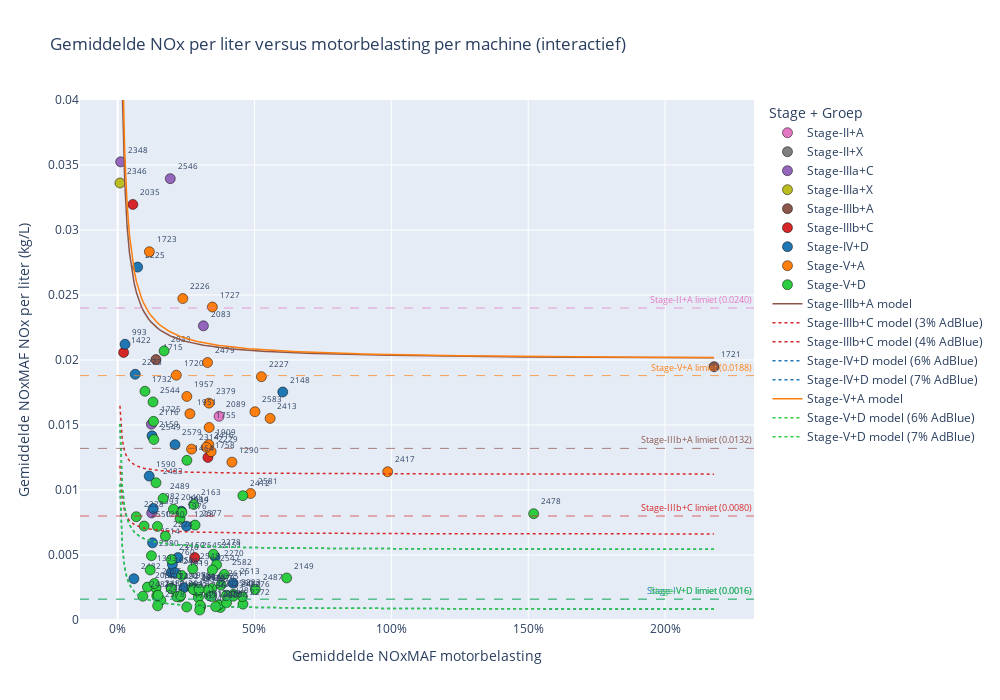

Source (notebook cell):
### Code cell
import plotly.graph_objects as go
import numpy as np

# Build machine-level averages with extra info for hover
machine_info_cols = ["MachineId", "MainGroupLabel", "SubGroupLabel", "BrandLabel",
                     "Pilot", "Power", "ConstructionYear", "EngineClassificationLabel",
                     "Machinegroep", "name"]

# Determine FF sensor supplier per machine (Fleets or GPS Buddy)
# Column exists after re-running SQL; fall back gracefully for old CSVs
has_ff_supplier = "FF_SensorSupplier" in scatter_df.columns

agg_dict = dict(
    avg_motorbelasting=("NOxMAF_motorbelasting", "mean"),
    avg_nox_per_liter=("NOxMAF_NOxPerLiter", "mean"),
    stage_group=("Stage+Groep", "first"),
    n_days=("datekey", "nunique"),
    **{col: (col, "first") for col in machine_info_cols if col != "MachineId"},
)
if has_ff_supplier:
    agg_dict["FF_SensorSupplier"] = ("FF_SensorSupplier", "first")

machine_hover_df = (
    scatter_df.groupby("MachineId")
    .agg(**agg_dict)
    .dropna(subset=["avg_motorbelasting", "avg_nox_per_liter"])
    .reset_index()
)

if not has_ff_supplier:
    machine_hover_df["FF_SensorSupplier"] = "onbekend (herlaad data)"

# Color mapping - reuse palette from cell-11
def rgb_to_hex(rgb):
    if isinstance(rgb, str):
        return rgb
    return "#{:02x}{:02x}{:02x}".format(int(rgb[0]*255), int(rgb[1]*255), int(rgb[2]*255))

hex_palette = {k: rgb_to_hex(v) for k, v in palette.items()}

fig = go.Figure()

# Scatter per stage_group
for sg in sorted(machine_hover_df["stage_group"].unique()):
    sub = machine_hover_df[machine_hover_df["stage_group"] == sg]
    fig.add_trace(go.Scatter(
        x=sub["avg_motorbelasting"],
        y=sub["avg_nox_per_liter"],
        mode="markers+text",
        marker=dict(size=10, color=hex_palette.get(sg, "#888"), line=dict(width=0.5, color="black")),
        text=sub["MachineId"].astype(str),
        textposition="top right",
        textfont=dict(size=8),
        name=sg,
        customdata=np.stack([
            sub["MachineId"].astype(str),
            sub["name"].fillna(""),
            sub["MainGroupLabel"].fillna(""),
            sub["SubGroupLabel"].fillna(""),
            sub["BrandLabel"].fillna(""),
            sub["Pilot"].fillna(""),
            sub["Power"].fillna(0).round(0).astype(int).astype(str),
            sub["ConstructionYear"].fillna(0).astype(int).astype(str),
            sub["EngineClassificationLabel"].fillna(""),
            sub["Machinegroep"].fillna(""),
            sub["n_days"].astype(str),
            (sub["avg_motorbelasting"] * 100).round(1).astype(str),
            (sub["avg_nox_per_liter"] * 1000).round(2).astype(str),
            sub["FF_SensorSupplier"].fillna("geen"),
        ], axis=-1),
        hovertemplate=(
            "<b>Machine %{customdata[0]}</b> – %{customdata[1]}<br>"
            "%{customdata[2]}<br>"
            "%{customdata[3]}<br>"
            "Merk: %{customdata[4]}<br>"
            "Pilot: %{customdata[5]}<br>"
            "Vermogen: %{customdata[6]} kW | Bouwjaar: %{customdata[7]}<br>"
            "Stage: %{customdata[8]} | Groep: %{customdata[9]}<br>"
            "Sensor: %{customdata[13]}<br>"
            "Meetdagen: %{customdata[10]}<br>"
            "<b>Motorbelasting: %{customdata[11]}%</b><br>"
            "<b>NOx/L: %{customdata[12]} g/L</b>"
            "<extra></extra>"
        ),
    ))

# Certification limits + model curves
x_min = machine_hover_df["avg_motorbelasting"].min()
x_max = machine_hover_df["avg_motorbelasting"].max()
grid_min = max(1e-3, x_min)
grid_max = max(grid_min + 1e-3, x_max)
motorbelasting_grid = np.linspace(grid_min, grid_max, 250)

for sg in sorted(machine_hover_df["stage_group"].unique()):
    parts = [p.strip() for p in sg.split("+")]
    if len(parts) != 2 or not parts[0] or not parts[1]:
        continue
    stage_part, machine_group = parts

    # Certification limit
    try:
        limit_value = certification_limit(stage_part, machine_group=machine_group) / 1000
        fig.add_hline(
            y=limit_value, line_dash="dash", line_color=hex_palette.get(sg, "#888"),
            line_width=1, opacity=0.7,
            annotation_text=f"{sg} limiet ({limit_value:.4f})",
            annotation_font_size=9,
            annotation_font_color=hex_palette.get(sg, "#888"),
        )
    except ValueError:
        pass

    # Model curves
    group_key = machine_group.strip().upper()
    adblue_samples = [0.0]
    if group_key == "C":
        adblue_samples = [3.0, 4.0]
    elif group_key == "D":
        adblue_samples = [6.0, 7.0]

    for pct in adblue_samples:
        try:
            poly = nox_per_liter_polynomial(stage_part, machine_group, adblue_pct=pct)
        except ValueError:
            continue
        y_vals = np.array([poly(x) for x in motorbelasting_grid])
        dash = "solid" if pct == 0 else "dot"
        label = f"{sg} model"
        if len(adblue_samples) > 1:
            label += f" ({pct:.0f}% AdBlue)"
        fig.add_trace(go.Scatter(
            x=motorbelasting_grid, y=y_vals, mode="lines",
            line=dict(color=hex_palette.get(sg, "#888"), width=1.5, dash=dash),
            name=label, hoverinfo="skip",
        ))

fig.update_layout(
    title="Gemiddelde NOx per liter versus motorbelasting per machine (interactief)",
    xaxis_title="Gemiddelde NOxMAF motorbelasting",
    yaxis_title="Gemiddelde NOxMAF NOx per liter (kg/L)",
    xaxis_tickformat=".0%",
    yaxis_range=[0, 0.04],
    height=700,
    width=1000,
    legend=dict(title="Stage + Groep"),
    hovermode="closest",
)
fig.show()

### Figure 1 — Plotly figure (JSON) as saved in the notebook; plotly's stock layout.template omitted (floating-point values rounded to 4 significant figures; data arrays with more than 128 entries replaced by an {"elided": "..."} marker saying what was removed)
{"data": [{"customdata": [["2089", "0099", "Asfaltverdichting", "Trilwals", "Bomag", "Ballast Nedam", "98", "2006", "Stage-II", "A", "5", "37.1", "15.67", "FleetsonlineV2"]], "hovertemplate": "<b>Machine %{customdata[0]}</b> – %{customdata[1]}<br>%{customdata[2]}<br>%{customdata[3]}<br>Merk: %{customdata[4]}<br>Pilot: %{customdata[5]}<br>Vermogen: %{customdata[6]} kW | Bouwjaar: %{customdata[7]}<br>Stage: %{customdata[8]} | Groep: %{customdata[9]}<br>Sensor: %{customdata[13]}<br>Meetdagen: %{customdata[10]}<br><b>Motorbelasting: %{customdata[11]}%</b><br><b>NOx/L: %{customdata[12]} g/L</b><extra></extra>", "marker": {"color": "#e377c2", "line": {"color": "black", "width": 0.5}, "size": 10}, "mode": "markers+text", "name": "Stage-II+A", "text": ["2089"], "textfont": {"size": 8}, "textposition": "top right", "type": "scatter", "x": [0.3708], "y": [0.01567]}, {"customdata": [["2610", "304-074", "Rupshijskraan", "Draadkraan vakwerk rups", "Liebherr", "VolkerStaal", "605", "2005", "Stage-II", "X", "12", "3.0", "42.4", "geen"]], "hovertemplate": "<b>Machine %{customdata[0]}</b> – %{customdata[1]}<br>%{customdata[2]}<br>%{customdata[3]}<br>Merk: %{customdata[4]}<br>Pilot: %{customdata[5]}<br>Vermogen: %{customdata[6]} kW | Bouwjaar: %{customdata[7]}<br>Stage: %{customdata[8]} | Groep: %{customdata[9]}<br>Sensor: %{customdata[13]}<br>Meetdagen: %{customdata[10]}<br><b>Motorbelasting: %{customdata[11]}%</b><br><b>NOx/L: %{customdata[12]} g/L</b><extra></extra>", "marker": {"color": "#7f7f7f", "line": {"color": "black", "width": 0.5}, "size": 10}, "mode": "markers+text", "name": "Stage-II+X", "text": ["2610"], "textfont": {"size": 8}, "textposition": "top right", "type": "scatter", "x": [0.02997], "y": [0.0424]}, {"customdata": [["1593", "K9421 Boven", "Mobiele hijskraan", "Torenkraan 4-asser", "Spierings", "Wagenborg", "103", "2018", "Stage-IIIa", "C", "94", "12.4", "8.23", "FleetsonlineV2"], ["2083", "0098", "Asfaltverdichting", "Trilwals", "Bomag", "Ballast Nedam", "99", "2007", "Stage-IIIa", "C", "7", "31.3", "22.63", "FleetsonlineV2"], ["2116", "Kraan 8", "Heistelling", "Heistelling met heihamer", "Junttan", "Voorbij Funderingstechnieken", "280", "2009", "Stage-IIIa", "C", "43", "12.4", "15.06", "FleetsonlineV2"], ["2348", "507-009", "Heistelling", "Boorstelling", "Klemm", "VolkerStaal", "123", "2010", "Stage-IIIa", "C", "1", "1.1", "35.24", "GPS Buddy"], ["2546", "TPK-59-R", "Lader", "Wiellader", "Caterpillar", "Reimert", "90", "2007", "Stage-IIIa", "C", "1", "19.2", "33.95", "GPS Buddy"]], "hovertemplate": "<b>Machine %{customdata[0]}</b> – %{customdata[1]}<br>%{customdata[2]}<br>%{customdata[3]}<br>Merk: %{customdata[4]}<br>Pilot: %{customdata[5]}<br>Vermogen: %{customdata[6]} kW | Bouwjaar: %{customdata[7]}<br>Stage: %{customdata[8]} | Groep: %{customdata[9]}<br>Sensor: %{customdata[13]}<br>Meetdagen: %{customdata[10]}<br><b>Motorbelasting: %{customdata[11]}%</b><br><b>NOx/L: %{customdata[12]} g/L</b><extra></extra>", "marker": {"color": "#9467bd", "line": {"color": "black", "width": 0.5}, "size": 10}, "mode": "markers+text", "name": "Stage-IIIa+C", "text": ["1593", "2083", "2116", "2348", "2546"], "textfont": {"size": 8}, "textposition": "top right", "type": "scatter", "x": [0.1245, 0.3135, 0.1236, 0.01117, 0.1924], "y": [0.00823, 0.02263, 0.01506, 0.03524, 0.03395]}, {"customdata": [["2346", "350-017 ", "Landschapsonderhoud", "Watergang- en slootonderhoudsmachine", "Woltman", "VolkerStaal", "570", "2010", "Stage-IIIa", "X", "2", "0.9", "33.62", "geen"]], "hovertemplate": "<b>Machine %{customdata[0]}</b> – %{customdata[1]}<br>%{customdata[2]}<br>%{customdata[3]}<br>Merk: %{customdata[4]}<br>Pilot: %{customdata[5]}<br>Vermogen: %{customdata[6]} kW | Bouwjaar: %{customdata[7]}<br>Stage: %{customdata[8]} | Groep: %{customdata[9]}<br>Sensor: %{customdata[13]}<br>Meetdagen: %{customdata[10]}<br><b>Motorbelasting: %{customdata[11]}%</b><br><b>NOx/L: %{customdata[12]} g/L</b><extra></extra>", "marker": {"color": "#bcbd22", "line": {"color": "black", "width": 0.5}, "size": 10}, "mode": "markers+text", "name": "Stage-IIIa+X", "text": ["2346"], "textfont": {"size": 8}, "textposition": "top right", "type": "scatter", "x": [0.008616], "y": [0.03362]}, {"customdata": [["1715", "GWA5012", "Asfaltverdichting", "Tandemtrilrolwals", "Bomag", "Reinten", "55", "2018", "Stage-IIIb", "A", "2", "14.0", "20.03", "GPS Buddy"], ["1721", "GWA5021 ", "Grondwals", "Trilwals", "Hamm", "Reinten", "56", "2016", "Stage-IIIb", "A", "2", "217.9", "19.49", "GPS Buddy"]], "hovertemplate": "<b>Machine %{customdata[0]}</b> – %{customdata[1]}<br>%{customdata[2]}<br>%{customdata[3]}<br>Merk: %{customdata[4]}<br>Pilot: %{customdata[5]}<br>Vermogen: %{customdata[6]} kW | Bouwjaar: %{customdata[7]}<br>Stage: %{customdata[8]} | Groep: %{customdata[9]}<br>Sensor: %{customdata[13]}<br>Meetdagen: %{customdata[10]}<br><b>Motorbelasting: %{customdata[11]}%</b><br><b>NOx/L: %{customdata[12]} g/L</b><extra></extra>", "marker": {"color": "#8c564b", "line": {"color": "black", "width": 0.5}, "size": 10}, "mode": "markers+text", "name": "Stage-IIIb+A", "text": ["1715", "1721"], "textfont": {"size": 8}, "textposition": "top right", "type": "scatter", "x": [0.1402, 2.179], "y": [0.02003, 0.01949]}, {"customdata": [["1422", "TPH-52-R", "Tractor", "Tractor 4x4", "New Holland", "SOMA", "96", "2015", "Stage-IIIb", "C", "1", "2.2", "20.58", "FleetsonlineV2"], ["1758", "TDR-44-H", "Tractor", "Tractor 4x4", "Deutz", "Zeldenrijk", "75", "2020", "Stage-IIIb", "C", "16", "33.0", "12.5", "GPS Buddy"], ["2035", "Woltman THW A-1200PDS", "Rupshijskraan", "Rups hijskraan, vaste giek", "Woltman", "De Koning", "391", "2012", "Stage-IIIb", "C", "23", "5.6", "31.97", "FleetsonlineV2"], ["2545", "TPK-80-P", "Lader", "Wiellader", "Ahlmann", "Reimert", "100", "2017", "Stage-IIIb", "C", "16", "28.2", "4.8", "GPS Buddy"]], "hovertemplate": "<b>Machine %{customdata[0]}</b> – %{customdata[1]}<br>%{customdata[2]}<br>%{customdata[3]}<br>Merk: %{customdata[4]}<br>Pilot: %{customdata[5]}<br>Vermogen: %{customdata[6]} kW | Bouwjaar: %{customdata[7]}<br>Stage: %{customdata[8]} | Groep: %{customdata[9]}<br>Sensor: %{customdata[13]}<br>Meetdagen: %{customdata[10]}<br><b>Motorbelasting: %{customdata[11]}%</b><br><b>NOx/L: %{customdata[12]} g/L</b><extra></extra>", "marker": {"color": "#d62728", "line": {"color": "black", "width": 0.5}, "size": 10}, "mode": "markers+text", "name": "Stage-IIIb+C", "text": ["1422", "1758", "2035", "2545"], "textfont": {"size": 8}, "textposition": "top right", "type": "scatter", "x": [0.02196, 0.3299, 0.05577, 0.2817], "y": [0.02058, 0.0125, 0.03197, 0.0048]}, {"customdata": {"elided": "21x14 str values"}, "hovertemplate": "<b>Machine %{customdata[0]}</b> – %{customdata[1]}<br>%{customdata[2]}<br>%{customdata[3]}<br>Merk: %{customdata[4]}<br>Pilot: %{customdata[5]}<br>Vermogen: %{customdata[6]} kW | Bouwjaar: %{customdata[7]}<br>Stage: %{customdata[8]} | Groep: %{customdata[9]}<br>Sensor: %{customdata[13]}<br>Meetdagen: %{customdata[10]}<br><b>Motorbelasting: %{customdata[11]}%</b><br><b>NOx/L: %{customdata[12]} g/L</b><extra></extra>", "marker": {"color": "#1f77b4", "line": {"color": "black", "width": 0.5}, "size": 10}, "mode": "markers+text", "name": "Stage-IV+D", "text": ["650", "760", "993", "1238", "1590", "1614", "1911", "1970", "1982", "2148", "2150", "2151", "2159", "2225", "2269", "2273", "2482", "2485", "2513", "2514", "2579"], "textfont": {"size": 8}, "textposition": "top right", "type": "scatter", "x": [0.1963, 0.2001, 0.02714, 0.2519, 0.1155, 0.2328, 0.2833, 0.2421, 0.1302, 0.6034, 0.2205, 0.3564, 0.1259, 0.07327, 0.2813, 0.06439, 0.05955, 0.211, 0.422, 0.1277, 0.2097], "y": [0.003663, 0.004278, 0.02121, 0.00722, 0.01107, 0.008373, 0.00238, 0.002488, 0.008582, 0.01754, 0.004798, 0.004856, 0.01416, 0.02715, 0.002324, 0.0189, 0.003176, 0.003633, 0.002832, 0.005934, 0.01349]}, {"customdata": {"elided": "19x14 str values"}, "hovertemplate": "<b>Machine %{customdata[0]}</b> – %{customdata[1]}<br>%{customdata[2]}<br>%{customdata[3]}<br>Merk: %{customdata[4]}<br>Pilot: %{customdata[5]}<br>Vermogen: %{customdata[6]} kW | Bouwjaar: %{customdata[7]}<br>Stage: %{customdata[8]} | Groep: %{customdata[9]}<br>Sensor: %{customdata[13]}<br>Meetdagen: %{customdata[10]}<br><b>Motorbelasting: %{customdata[11]}%</b><br><b>NOx/L: %{customdata[12]} g/L</b><extra></extra>", "marker": {"color": "#ff7f0e", "line": {"color": "black", "width": 0.5}, "size": 10}, "mode": "markers+text", "name": "Stage-V+A", "text": ["1290", "1720", "1723", "1727", "1755", "1909", "1951", "1957", "2226", "2227", "2229", "2314", "2379", "2413", "2416", "2417", "2479", "2581", "2583"], "textfont": {"size": 8}, "textposition": "top right", "type": "scatter", "x": [0.4178, 0.2146, 0.1161, 0.3463, 0.3346, 0.3333, 0.2642, 0.2529, 0.2382, 0.5253, 0.3417, 0.2701, 0.3339, 0.5572, 0.3241, 0.9866, 0.3285, 0.4858, 0.5017], "y": [0.01214, 0.01883, 0.02833, 0.02408, 0.01481, 0.01349, 0.01586, 0.0172, 0.02472, 0.01872, 0.01295, 0.01314, 0.01668, 0.01551, 0.01329, 0.0114, 0.0198, 0.00973, 0.01602]}, {"customdata": {"elided": "67x14 str values"}, "hovertemplate": "<b>Machine %{customdata[0]}</b> – %{customdata[1]}<br>%{customdata[2]}<br>%{customdata[3]}<br>Merk: %{customdata[4]}<br>Pilot: %{customdata[5]}<br>Vermogen: %{customdata[6]} kW | Bouwjaar: %{customdata[7]}<br>Stage: %{customdata[8]} | Groep: %{customdata[9]}<br>Sensor: %{customdata[13]}<br>Meetdagen: %{customdata[10]}<br><b>Motorbelasting: %{customdata[11]}%</b><br><b>NOx/L: %{customdata[12]} g/L</b><extra></extra>", "marker": {"color": "#2ecc40", "line": {"color": "black", "width": 0.5}, "size": 10}, "mode": "markers+text", "name": "Stage-V+D", "text": ["324", "802", "1224", "1280", "1393", "1423", "1464", "1725", "1732", "1736", "1742", "1912", "1917", "1919", "1920", "1921", "1976", "2039", "2040", "2084", "2149", "2163", "2222", "2223", "2224", "2228", "2270", "2272", "2274", "2275", "2276", "2277", "2278", "2279", "2281", "2283", "2316", "2317", "2318", "2349", "2380", "2412", "2445", "2446", "2478", "2480", "2481", "2483", "2486", "2487", "2488", "2489", "2490", "2491", "2492", "2544", "2547", "2548", "2549", "2550", "2577", "2578", "2580", "2582", "2611", "2644", "2645"], "textfont": {"size": 8}, "textposition": "top right", "type": "scatter", "x": [0.2734, 0.3691, 0.1954, 0.1456, 0.1192, 0.1401, 0.2532, 0.1312, 0.09991, 0.2949, 0.2525, 0.3032, 0.3018, 0.2347, 0.2276, 0.2161, 0.2282, 0.1698, 0.204, 0.109, 0.6177, 0.2782, 0.3344, 0.423, 0.1747, 0.06825, 0.3615, 0.4579, 0.3754, 0.3439, 0.4558, 0.3686, 0.3501, 0.3303, 0.3981, 0.3433, 0.1969, 0.143, 0.2916, 0.2349, 0.1236, 0.4576, 0.2999, 0.1579, 1.52, 0.1478, 0.09238, 0.1404, 0.1342, 0.5028, 0.3582, 0.1663, 0.423, 0.2769, 0.1964, 0.1294, 0.3464, 0.2745, 0.1324, 0.09689, 0.2831, 0.1463, 0.3974, 0.3897, 0.3779, 0.2976, 0.2304], "y": [0.002459, 0.00109, 0.002445, 0.007199, 0.003846, 0.002447, 0.01228, 0.01528, 0.01759, 0.001733, 0.001003, 0.001021, 0.001125, 0.003426, 0.001767, 0.001795, 0.007816, 0.0207, 0.008517, 0.00253, 0.003234, 0.008885, 0.001891, 0.001972, 0.006437, 0.007945, 0.004244, 0.001221, 0.0009581, 0.002426, 0.001801, 0.001146, 0.005061, 0.002315, 0.001333, 0.001806, 0.004663, 0.001862, 0.002237, 0.008275, 0.004944, 0.009566, 0.0007638, 0.001513, 0.008177, 0.001901, 0.001824, 0.01056, 0.002806, 0.002355, 0.00103, 0.009345, 0.001833, 0.002348, 0.002428, 0.01677, 0.003848, 0.003944, 0.01388, 0.007225, 0.007301, 0.001091, 0.001895, 0.003504, 0.002686, 0.002332, 0.001889]}, {"hoverinfo": "skip", "line": {"color": "#8c564b", "dash": "solid", "width": 1.5}, "mode": "lines", "name": "Stage-IIIb+A model", "type": "scatter", "x": {"elided": "250 float values"}, "y": {"elided": "250 float values"}}, {"hoverinfo": "skip", "line": {"color": "#d62728", "dash": "dot", "width": 1.5}, "mode": "lines", "name": "Stage-IIIb+C model (3% AdBlue)", "type": "scatter", "x": {"elided": "250 float values"}, "y": {"elided": "250 float values"}}, {"hoverinfo": "skip", "line": {"color": "#d62728", "dash": "dot", "width": 1.5}, "mode": "lines", "name": "Stage-IIIb+C model (4% AdBlue)", "type": "scatter", "x": {"elided": "250 float values"}, "y": {"elided": "250 float values"}}, {"hoverinfo": "skip", "line": {"color": "#1f77b4", "dash": "dot", "width": 1.5}, "mode": "lines", "name": "Stage-IV+D model (6% AdBlue)", "type": "scatter", "x": {"elided": "250 float values"}, "y": {"elided": "250 float values"}}, {"hoverinfo": "skip", "line": {"color": "#1f77b4", "dash": "dot", "width": 1.5}, "mode": "lines", "name": "Stage-IV+D model (7% AdBlue)", "type": "scatter", "x": {"elided": "250 float values"}, "y": {"elided": "250 float values"}}, {"hoverinfo": "skip", "line": {"color": "#ff7f0e", "dash": "solid", "width": 1.5}, "mode": "lines", "name": "Stage-V+A model", "type": "scatter", "x": {"elided": "250 float values"}, "y": {"elided": "250 float values"}}, {"hoverinfo": "skip", "line": {"color": "#2ecc40", "dash": "dot", "width": 1.5}, "mode": "lines", "name": "Stage-V+D model (6% AdBlue)", "type": "scatter", "x": {"elided": "250 float values"}, "y": {"elided": "250 float values"}}, {"hoverinfo": "skip", "line": {"color": "#2ecc40", "dash": "dot", "width": 1.5}, "mode": "lines", "name": "Stage-V+D model (7% AdBlue)", "type": "scatter", "x": {"elided": "250 float values"}, "y": {"elided": "250 float values"}}], "layout": {"annotations": [{"font": {"color": "#e377c2", "size": 9}, "showarrow": false, "text": "Stage-II+A limiet (0.0240)", "x": 1, "xanchor": "right", "xref": "x domain", "y": 0.024, "yanchor": "bottom", "yref": "y"}, {"font": {"color": "#8c564b", "size": 9}, "showarrow": false, "text": "Stage-IIIb+A limiet (0.0132)", "x": 1, "xanchor": "right", "xref": "x domain", "y": 0.0132, "yanchor": "bottom", "yref": "y"}, {"font": {"color": "#d62728", "size": 9}, "showarrow": false, "text": "Stage-IIIb+C limiet (0.0080)", "x": 1, "xanchor": "right", "xref": "x domain", "y": 0.008, "yanchor": "bottom", "yref": "y"}, {"font": {"color": "#1f77b4", "size": 9}, "showarrow": false, "text": "Stage-IV+D limiet (0.0016)", "x": 1, "xanchor": "right", "xref": "x domain", "y": 0.0016, "yanchor": "bottom", "yref": "y"}, {"font": {"color": "#ff7f0e", "size": 9}, "showarrow": false, "text": "Stage-V+A limiet (0.0188)", "x": 1, "xanchor": "right", "xref": "x domain", "y": 0.0188, "yanchor": "bottom", "yref": "y"}, {"font": {"color": "#2ecc40", "size": 9}, "showarrow": false, "text": "Stage-V+D limiet (0.0016)", "x": 1, "xanchor": "right", "xref": "x domain", "y": 0.0016, "yanchor": "bottom", "yref": "y"}], "height": 700, "hovermode": "closest", "legend": {"title": {"text": "Stage + Groep"}}, "shapes": [{"line": {"color": "#e377c2", "dash": "dash", "width": 1}, "opacity": 0.7, "type": "line", "x0": 0, "x1": 1, "xref": "x domain", "y0": 0.024, "y1": 0.024, "yref": "y"}, {"line": {"color": "#8c564b", "dash": "dash", "width": 1}, "opacity": 0.7, "type": "line", "x0": 0, "x1": 1, "xref": "x domain", "y0": 0.0132, "y1": 0.0132, "yref": "y"}, {"line": {"color": "#d62728", "dash": "dash", "width": 1}, "opacity": 0.7, "type": "line", "x0": 0, "x1": 1, "xref": "x domain", "y0": 0.008, "y1": 0.008, "yref": "y"}, {"line": {"color": "#1f77b4", "dash": "dash", "width": 1}, "opacity": 0.7, "type": "line", "x0": 0, "x1": 1, "xref": "x domain", "y0": 0.0016, "y1": 0.0016, "yref": "y"}, {"line": {"color": "#ff7f0e", "dash": "dash", "width": 1}, "opacity": 0.7, "type": "line", "x0": 0, "x1": 1, "xref": "x domain", "y0": 0.0188, "y1": 0.0188, "yref": "y"}, {"line": {"color": "#2ecc40", "dash": "dash", "width": 1}, "opacity": 0.7, "type": "line", "x0": 0, "x1": 1, "xref": "x domain", "y0": 0.0016, "y1": 0.0016, "yref": "y"}], "title": {"text": "Gemiddelde NOx per liter versus motorbelasting per machine (interactief)"}, "width": 1000, "xaxis": {"tickformat": ".0%", "title": {"text": "Gemiddelde NOxMAF motorbelasting"}}, "yaxis": {"range": [0, 0.04], "title": {"text": "Gemiddelde NOxMAF NOx per liter (kg/L)"}}}}
